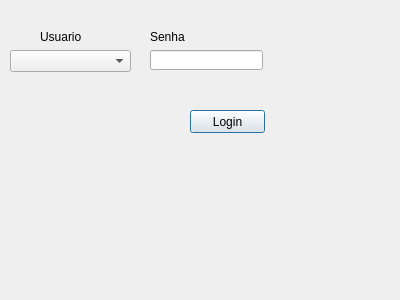
<?xml version="1.0" encoding="UTF-8"?>
<ui version="4.0">
 <class>Login</class>
 <widget class="QDialog" name="Login">
  <property name="geometry">
   <rect>
    <x>0</x>
    <y>0</y>
    <width>400</width>
    <height>300</height>
   </rect>
  </property>
  <property name="windowTitle">
   <string>Login</string>
  </property>
  <property name="windowIcon">
   <iconset resource="mures.qrc">
    <normaloff>:/imagem/imagem/login.png</normaloff>:/imagem/imagem/login.png</iconset>
  </property>
  <widget class="QLabel" name="label">
   <property name="geometry">
    <rect>
     <x>40</x>
     <y>30</y>
     <width>47</width>
     <height>13</height>
    </rect>
   </property>
   <property name="text">
    <string>Usuario</string>
   </property>
  </widget>
  <widget class="QComboBox" name="comboBox_cargo">
   <property name="geometry">
    <rect>
     <x>10</x>
     <y>50</y>
     <width>121</width>
     <height>22</height>
    </rect>
   </property>
  </widget>
  <widget class="QLabel" name="label_2">
   <property name="geometry">
    <rect>
     <x>150</x>
     <y>30</y>
     <width>47</width>
     <height>13</height>
    </rect>
   </property>
   <property name="text">
    <string>Senha</string>
   </property>
  </widget>
  <widget class="QLineEdit" name="lineEdit_senha">
   <property name="geometry">
    <rect>
     <x>150</x>
     <y>50</y>
     <width>113</width>
     <height>20</height>
    </rect>
   </property>
   <property name="echoMode">
    <enum>QLineEdit::Password</enum>
   </property>
  </widget>
  <widget class="QPushButton" name="pushButton_login">
   <property name="geometry">
    <rect>
     <x>190</x>
     <y>110</y>
     <width>75</width>
     <height>23</height>
    </rect>
   </property>
   <property name="text">
    <string>Login</string>
   </property>
  </widget>
 </widget>
 <resources>
  <include location="mures.qrc"/>
 </resources>
 <connections/>
</ui>
